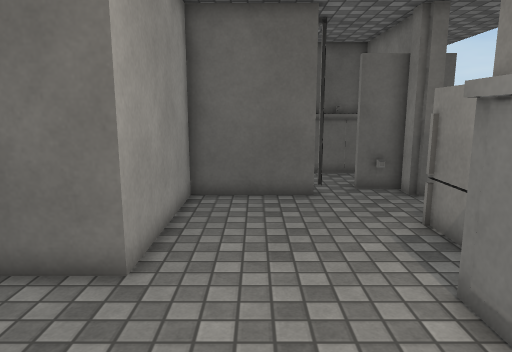
view 1 (above)

15 first-person views from a walk through a 3-D level made in the Unity game engine. The camera is 1.5 m above the floor, tilts 10° down and sees 70° across. The floor is counted in squares, 0.51 m on a side. Each view is taken from the middle of a square. On the plan, view 1 faces up. The plan holds only what a view shows up to about 20 squares ahead; the rest is blank. The place goes on beyond the plan. The player is left out. Door leaves are left out, so doorways stand open. Surface patterns are stand-ins for the level's own textures.

view 2
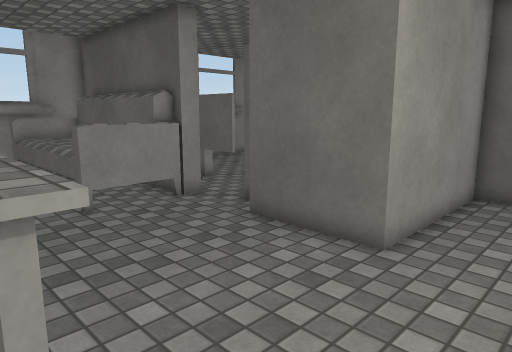

view 3
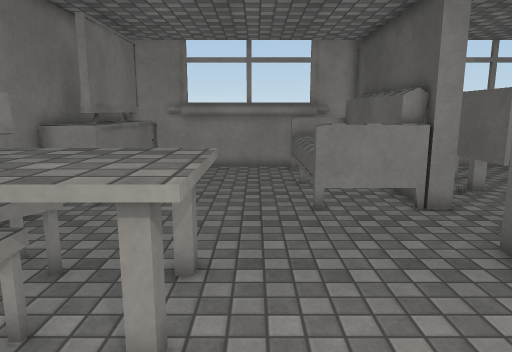

view 4
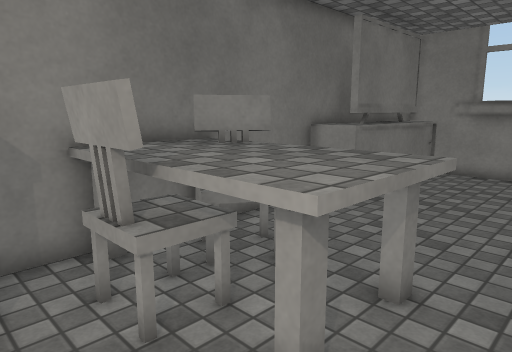

view 5
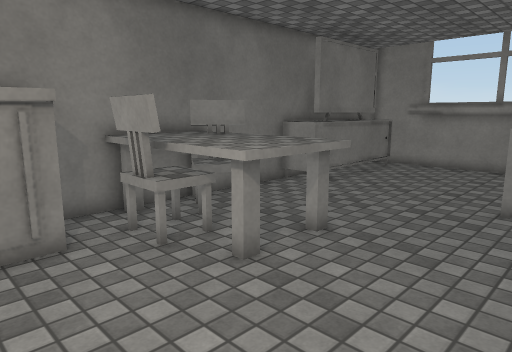

view 6
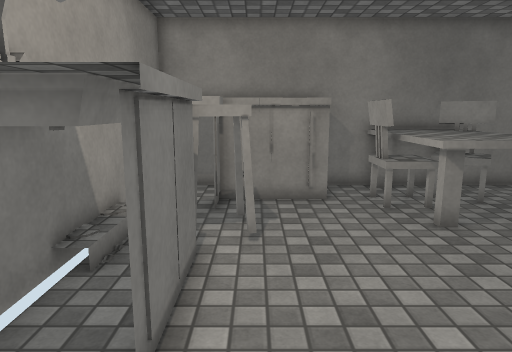

view 7
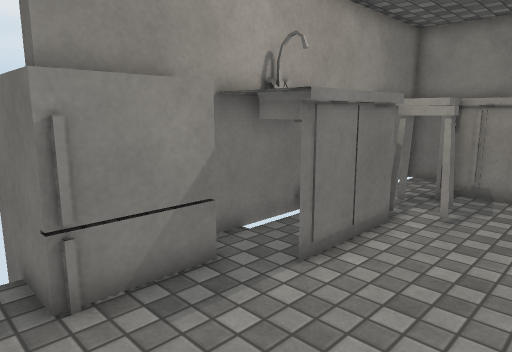

view 8
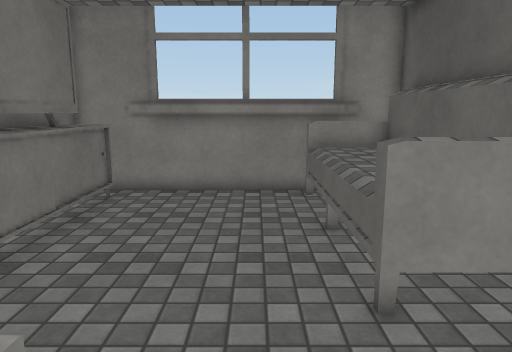

view 9
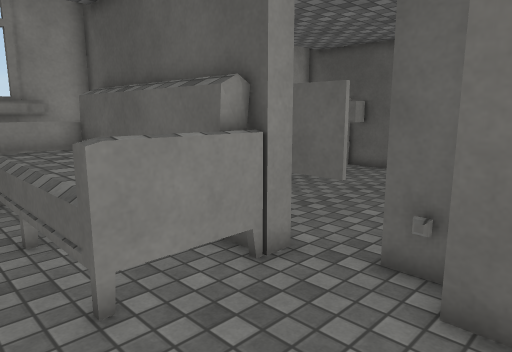

view 10
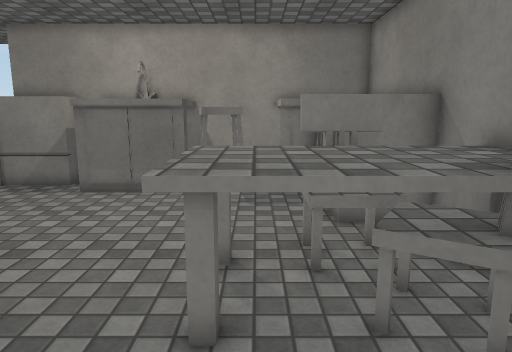

view 11
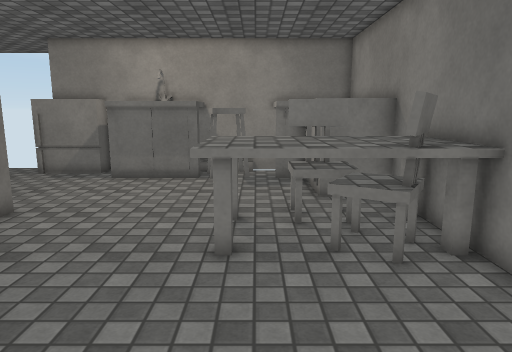

view 12
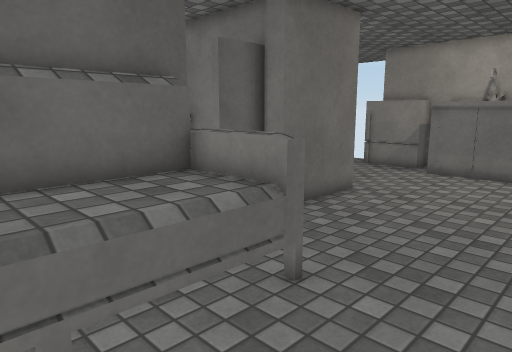

view 13
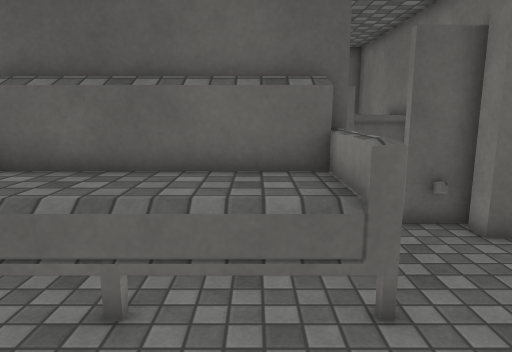

view 14
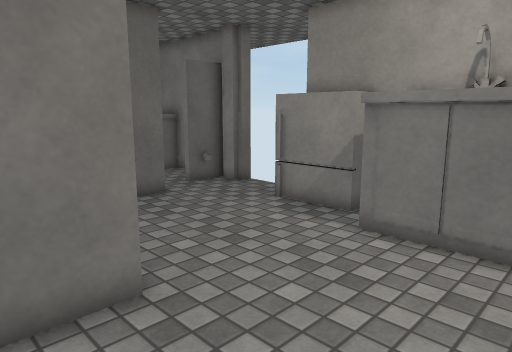

view 15
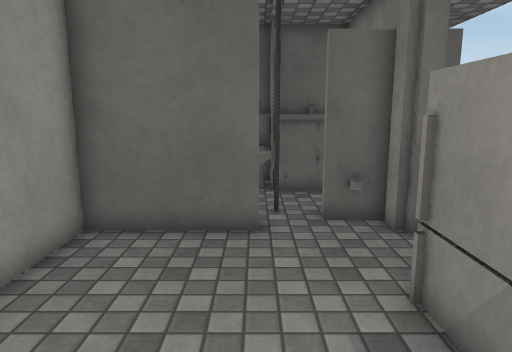

### Floor plan
Ten units are one square. View 1 is at (0, 0); x grows to the right and y downward. Boxes are objects, and circles mark ways between rooms. Rooms are numbered by the first view taken in them; rooms with no view inside come last. Other rooms are left out.
<svg viewBox="-193 -145 273 208">
<path fill="none" stroke="#000" d="M-60 -75 -80 -75M-24 -63 -65 -63 -65 -70M-181 -35 -181 29M-176 41 -104 41 -104 58M-186 29 -186 38M-186 -49 -186 -41M-176 57 -4 57 -4 32 32 32 32 19 54 19M57 -16 32 -16 32 -56M-188 -60 -188 45M58 21 58 -31M21 -129 -24 -129 -24 -63M63 -126 55 -126 55 -137M59 -139 39 -139M-188 45 -188 57 -176 57"/>
<rect x="-185" y="-65" width="90" height="40" fill="#bbb"><title>other object</title></rect>
<rect x="-65" y="35" width="20" height="20" fill="#bbb"><title>other object</title></rect>
<rect x="-65" y="-5" width="50" height="60" fill="#bbb"><title>other object</title></rect>
<rect x="-25" y="15" width="10" height="30" fill="#bbb"><title>other object</title></rect>
<rect x="15" y="-15" width="30" height="20" fill="#bbb"><title>other object</title></rect>
<rect x="45" y="-105" width="30" height="40" fill="#bbb"><title>other object</title></rect>
<circle cx="5" cy="-60" r="3" fill="#2a7"/>
<text x="-70" y="-10">1</text>
<text x="20" y="-100">2</text>
<text x="-180" y="50">3</text>
</svg>
Room 1 opens to room 2.

Where each view was taken, in squares from view 1:
view 1: 0 up, 0 right, facing up
view 2: 1 down, 1 right, facing up-left
view 3: 1 up, 1 right, facing left
view 4: 2 up, 0 right, facing down-left
view 5: 5 up, 2 right, facing down-left
view 6: 9 up, 2 right, facing down
view 7: 11 up, 1 left, facing down-right
view 8: 1 up, 5 left, facing left
view 9: 1 up, 5 left, facing up-left
view 10: 1 down, 10 left, facing right
view 11: 1 down, 13 left, facing right
view 12: 1 down, 15 left, facing up-right
view 13: 2 down, 12 left, facing up
view 14: 1 up, 5 left, facing up-right
view 15: 4 up, 2 right, facing up
